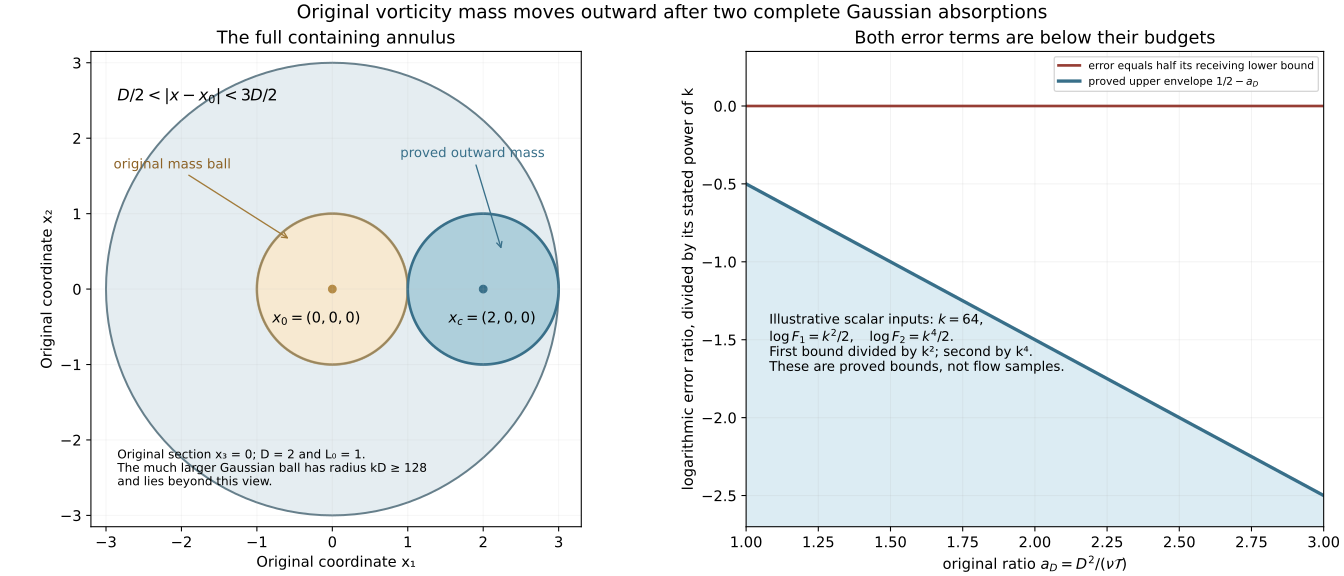

Here is the Python script that generated this plot:
"""Original containing annulus and the two proved logarithmic error bounds."""
from pathlib import Path
import numpy as np
import matplotlib
matplotlib.use('Agg')
import matplotlib.pyplot as plt
from matplotlib.patches import Circle
ROOT=Path(__file__).resolve().parent
plt.rcParams.update({'font.family':'DejaVu Sans','font.size':11})
fig,(ax,bx)=plt.subplots(1,2,figsize=(14,6),layout='constrained',gridspec_kw={'width_ratios':[1.15,1]})
ax.add_patch(Circle((0,0),3,fc='#e5edf1',ec='#667f8b',lw=1.5))
ax.add_patch(Circle((0,0),1,fc='white',ec='#667f8b',lw=1.5))
ax.add_patch(Circle((0,0),1,fc='#f3ddb8',ec='#b58b45',alpha=.65,lw=2))
ax.add_patch(Circle((2,0),1,fc='#aecfdb',ec='#386f89',lw=2))
ax.scatter([0,2],[0,0],color=['#b58b45','#386f89'],s=32)
ax.annotate(r'$x_0=(0,0,0)$',(0,0),xytext=(-45,-25),textcoords='offset points')
ax.annotate(r'$x_c=(2,0,0)$',(2,0),xytext=(-26,-25),textcoords='offset points')
ax.text(-2.85,2.5,r'$D/2<|x-x_0|<3D/2$',fontsize=12)
ax.text(-2.85,-2.6,'Original section x₃ = 0; D = 2 and L₀ = 1.\nThe much larger Gaussian ball has radius kD ≥ 128\nand lies beyond this view.',fontsize=9)
ax.annotate('original mass ball',(-.55,.65),xytext=(-2.9,1.6),arrowprops={'arrowstyle':'->','color':'#a17a39'},color='#8c6226',fontsize=10)
ax.annotate('proved outward mass',(2.25,.5),xytext=(.9,1.75),arrowprops={'arrowstyle':'->','color':'#386f89'},color='#386f89',fontsize=10)
ax.set(xlim=(-3.2,3.3),ylim=(-3.15,3.15),aspect='equal',xlabel='Original coordinate x₁',ylabel='Original coordinate x₂',title='The full containing annulus')
ax.grid(alpha=.12)
a=np.linspace(1,3,401)
bx.axhline(0,color='#963d34',lw=2,label='error equals half its receiving lower bound')
bx.plot(a,.5-a,color='#386f89',lw=2.5,label=r'proved upper envelope $1/2-a_D$')
bx.fill_between(a,-2.7,.5-a,color='#dcecf3')
bx.set(xlim=(1,3),ylim=(-2.7,.35),xlabel=r'original ratio $a_D=D^2/(\nu\mathcal{T})$',ylabel='logarithmic error ratio, divided by its stated power of k',title='Both error terms are below their budgets')
bx.text(1.08,-1.7,r'Illustrative scalar inputs: $k=64$,'+'\n'+r'$\log F_1=k^2/2,\quad\log F_2=k^4/2$.'+'\nFirst bound divided by k²; second by k⁴.\nThese are proved bounds, not flow samples.',fontsize=10)
bx.legend(loc='upper right',fontsize=8)
bx.grid(alpha=.15)
fig.suptitle('Original vorticity mass moves outward after two complete Gaussian absorptions',fontsize=14)
fig.savefig(ROOT/'outward-gaussian-mass.png',dpi=170)
fig.savefig(ROOT/'outward-gaussian-mass.svg')
print('Saved original annulus section and both error-bound envelopes.')
